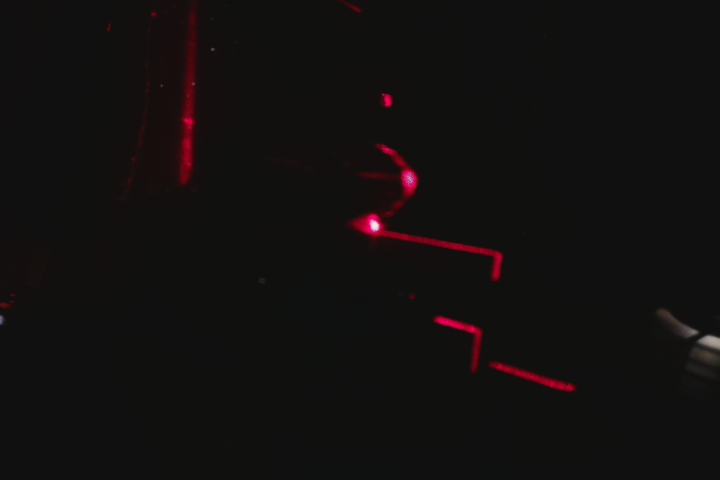
#> input picture Pictures/image100.jpg, 720 x 480 px; its folder holds 4 pictures in this run
$ python pillow_test_laser_2.py
#> lines starting #> are read from the running program, lines starting #| are printed output that depends on the picture
#> in get_all_image_as_list, im is the input picture: PIL image 720x480 RGB; mean R, G, B 18.7, 15.9, 15.2
from PIL import Image
import numpy as np
import glob
import time

def build_array(data , index):

    multy_arr = [[0 for x in range(720)] for y in range (480)]
    filename = ("multyarr%d.txt" % index)
    file_for_array = open("multy_arr.txt", "w")
    file_for_array.write("Y  ,  X  ,  Value\n")
    ticks = time.time()
    for y in range (0, 480):
        for x in range (0, 720):
            if (data[y][x] > 40):
                multy_arr[y][x] = data[y][x]
                file_for_array.write("%d, %d, %d\n" % (y, x, multy_arr[y][x]))

    ticks = time.time() - ticks
    print(ticks)
    file_for_array.write("Y  ,  X  ,  Value\n")
    file_for_array.close()
    return multy_arr


#Takes an image and make it to an np array
def getdata_as_np_array(image_file_name):
#> called with image_file_name = 'Pictures/image100.jpg'
    im = Image.open(image_file_name)
    im_rgb = im.convert('RGB')
    width, height = im.size
#> width = 720; height = 480
    shape = ( height, width )
#> shape = (480, 720)

    picture_list_only_r_band = list(im_rgb.getdata(0))
#> picture_list_only_r_band = 345600 items
    data = np.array( picture_list_only_r_band )
    data.shape = shape
    return data


#lista med alla bilder i i mappen Pictures
def get_all_image_as_list():
    image_list = []
    for filename in glob.glob('C:\Programmering\ExJobb\Pictures/*.jpg'):
        im = Image.open(filename)
        image_list.append(filename)

    return image_list


def find_laser(np_array_data, height, width):
    """
    Starta på 0 leta i x led tills slutet om man hittar höga R spara det och starta
    en rad ner på samma x värde som ovan och gå ett steg höger sedan ett steg vänster

    hittar man ingen på rad 1 starta på 0 i rad 2

    np_array_data[y][x]
    y ner
    x åt höger
    """
    laser_width = 0
    x_on_row_abow = 0
    x=0
    nuber_of_objekt=0
    file_for_array = open("recursive_multy_arr.txt", "w")
    ticks = time.time()
    for y in range(0,height):
        #print("for: ",y)
        while(x!=width):
            if(np_array_data[y][x]>40):
                file_for_array.write("%d, %d, %d\n" % (y, x, np_array_data[y][x]))
                laser_width+=1
                x_on_row_abow=x
                #print("%d, %d, %d, %d" %(laser_width, y, x, np_array_data[y][x]))
                nuber_of_objekt+=1
                if(laser_width>4):
                    #print("end at: ",x)
                    break
            x+=1
            #file_for_array.write("%d, %d, %d\n" % (y, x, np_array_data[y][x]))
        if(x_on_row_abow>30):
            x=int(x_on_row_abow*0.9)
            x_on_row_abow=0
        else:
            x=0
        laser_width=0
        #print(x)
    file_for_array.close()
    print(nuber_of_objekt)
    ticks = time.time() - ticks
    print("new :", ticks)


def main():

    image_list = get_all_image_as_list()
    #print(image_list)
    #print(len(image_list))
    print(str(image_list[0]))


    np_array_data = getdata_as_np_array(image_list[0])
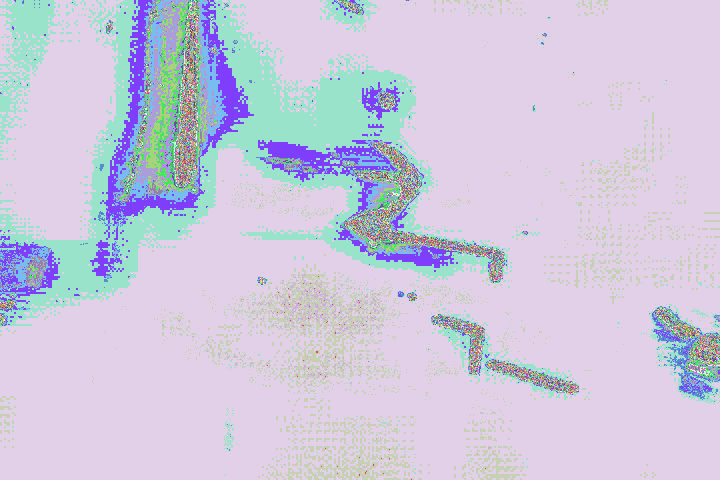
#> np_array_data: shape (480, 720) int64; 243 distinct labels, from 12 to 255; one colour per label, 0 black
    arr = find_laser(np_array_data,480,719)
#> after the loop in find_laser, `for y in range(0,height):`: nuber_of_objekt = 1860
#| 1860
    #print(np_array_data[80])
    arr = build_array(np_array_data,2)
#> after the loop in build_array, `for y in range (0, 480):`: multy_arr = 480 items


if __name__ == '__main__':
    main()
